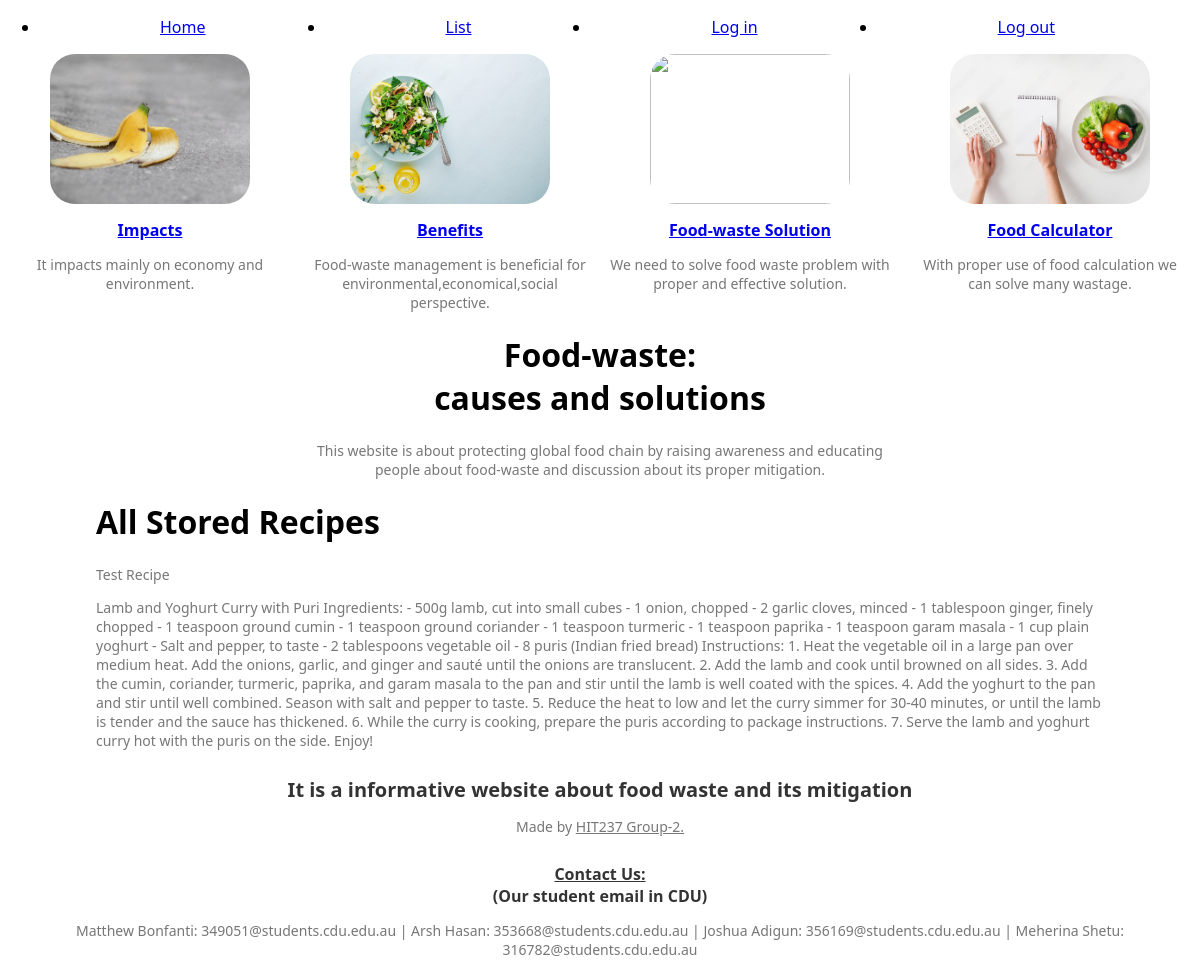
Before: /audit/recipes/ with the older database file.
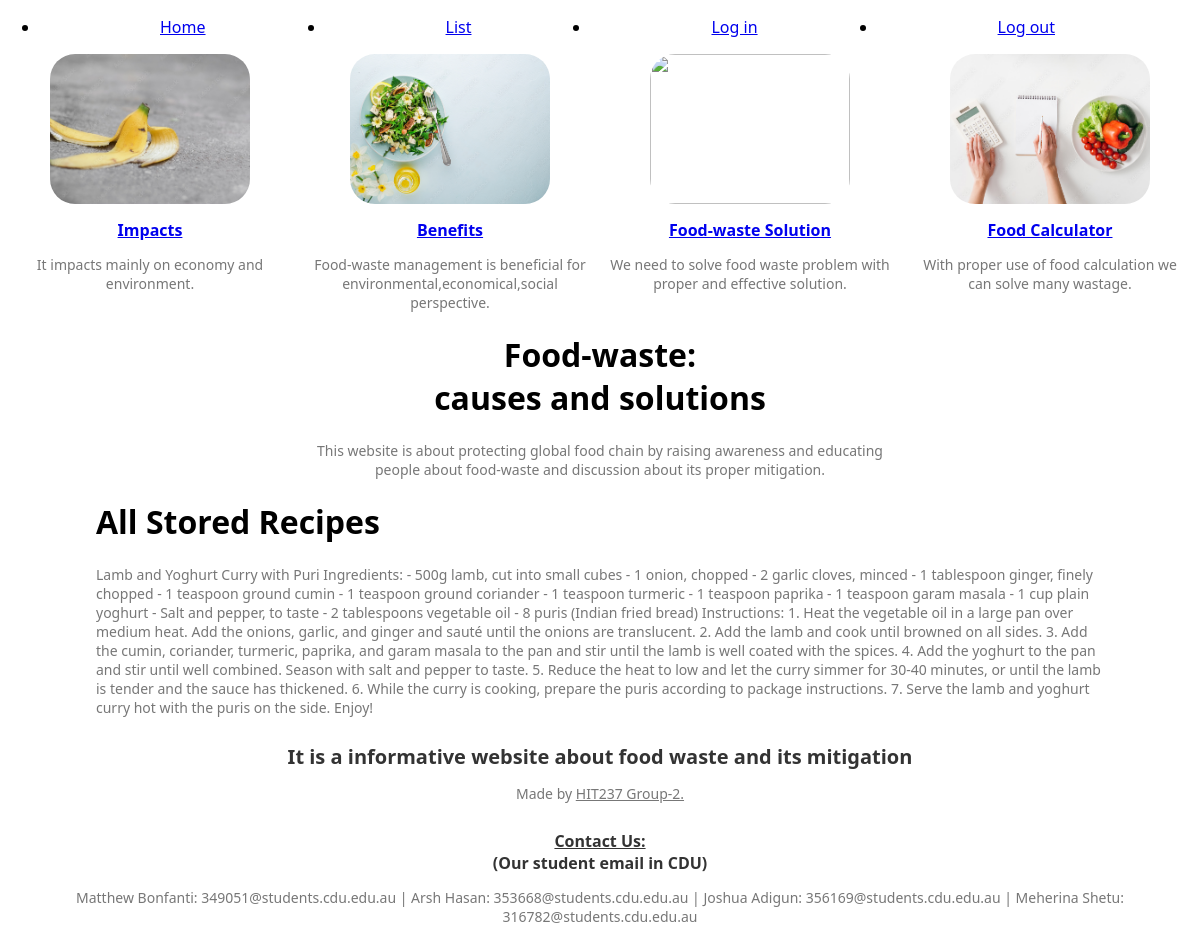
After: the same page with the newer database file.
### audit/models.py (models this page shows)
class RecipesSaved(models.Model):
    Recipe=models.CharField(max_length=22200)
    def __str__(self):
        return self.Recipe

### audit/views.py (the view)
# urls.py: path('recipes/', views.recipe_list, name='recipe_list'),
def recipe_list(request):
    recipes = RecipesSaved.objects.all()
    return render(request, 'audit/recipe_list.html', {'recipes': recipes})

### audit/templates/audit/recipe_list.html (shortened to what this page needs)
{% extends "users/__base.html" %}
{% block content %}
<h1>All Stored Recipes</h1>
{% for recipe in recipes %}
    <p>{{ recipe }}</p>
{% endfor %}
{% endblock %}

Changed rows visible on the page:
removed RecipesSaved: Recipe "Test Recipe"
